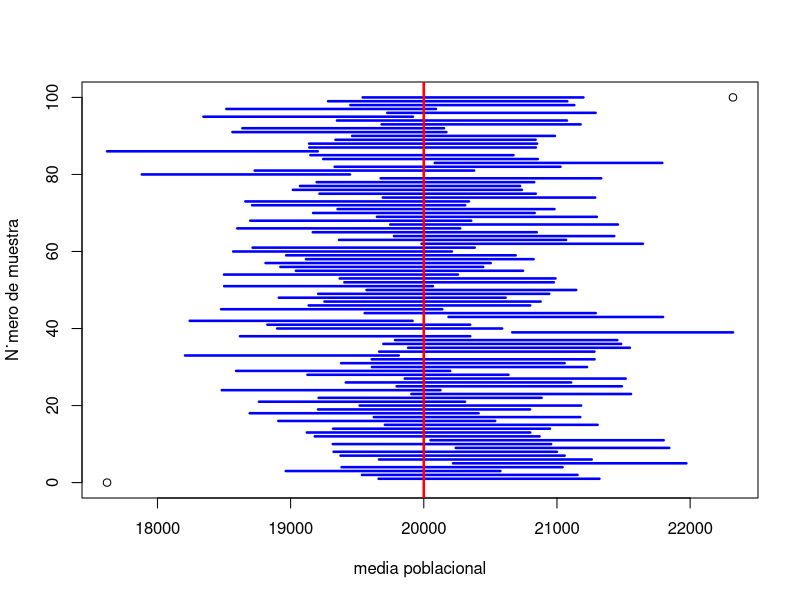
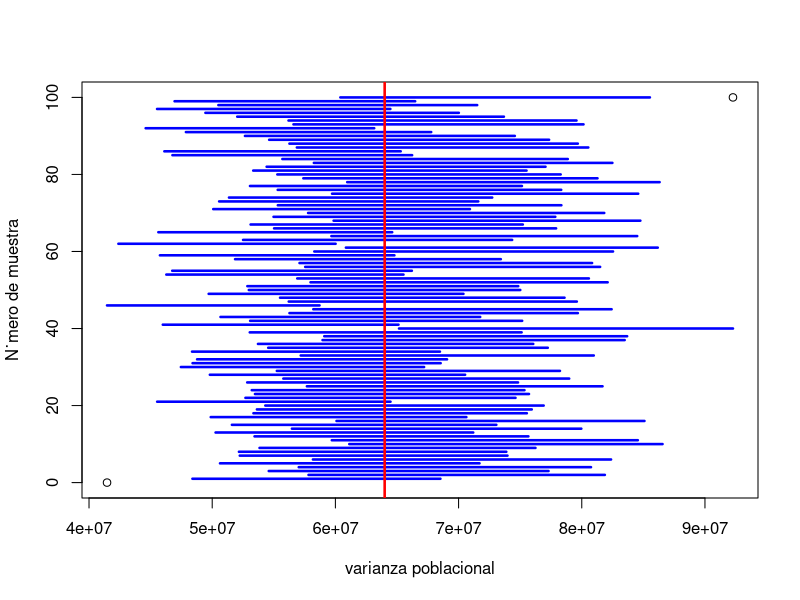

Source code (R) for these figures, in order:
#### Intervalo de confianza para la media
#n˙mero de variables aleatorias m
#n˙mero de datos por variable aleatoria

m = 100 # muestras
n = 256 # tamaño de cada muestra
media = 20000
sigma = 8000
#matriz de normales
datos = matrix(rnorm(m*n, media, sigma), n)
dim(datos)

#intervalos de confianza para una t de student
icdt = function(x) t.test(x, conf.level = 0.90)$conf.int
ic= apply(datos, 2, icdt)
ic
icmedia=sum(ic[1, ] <= media & ic[2, ] >= media)
#desmenuzar para ver quÈ se esta haciendo en la linea anterior 
icmedia

plot(range(ic), c(0, m), xlab = "media poblacional",ylab = "N˙mero de muestra")
for (i in 1:m) {
  lines(ic[, i], rep(i, 2), lwd = 2.5, col="blue")
}
abline(v = media, lwd = 2.5, col="red")

#1.- Investigar cu·l es el IC
#2.- øCÛmo podrÌa verificar que lo es? De manera empÌrica
#3.- øCÛmo podrÌa modicarlo, podria llegar a un IC del 100% o al 0%?

#### Intervalo de confianza para la varianza
#n˙mero de variables aleatorias m
#n˙mero de datos por variable aleatoria

m = 100 # muestras
n = 256 # tamaÒo de cada muestra
media = 20000
sigma = 8000
s2=(sigma)^2
datos = matrix(rnorm(m*n, media, sigma), n)
dim(datos)
#chisq.test(x)$conf.int

icdc = function(data,conf.level=0.95) { 
  d=length(data)-1
  cl=qchisq((1 - conf.level)/2,d)
  cu=qchisq((1 - conf.level)/2, d, lower.tail = FALSE)
  v = var(data)
  c(d*v/cu , d*v/cl)
}
ic= apply(datos, 2, icdc)
ic
ics2=sum(ic[1, ] <= s2 & ic[2, ] >= s2)
#desmenuzar para ver quÈ se est· haciendo en la linea anterior 
ics2

plot(range(ic), c(0, m), xlab = "varianza poblacional",ylab = "N˙mero de muestra")
for (i in 1:m) {
  lines(ic[, i], rep(i, 2), lwd = 2.5, col="blue")
}
abline(v = s2, lwd = 2.5, col="red")